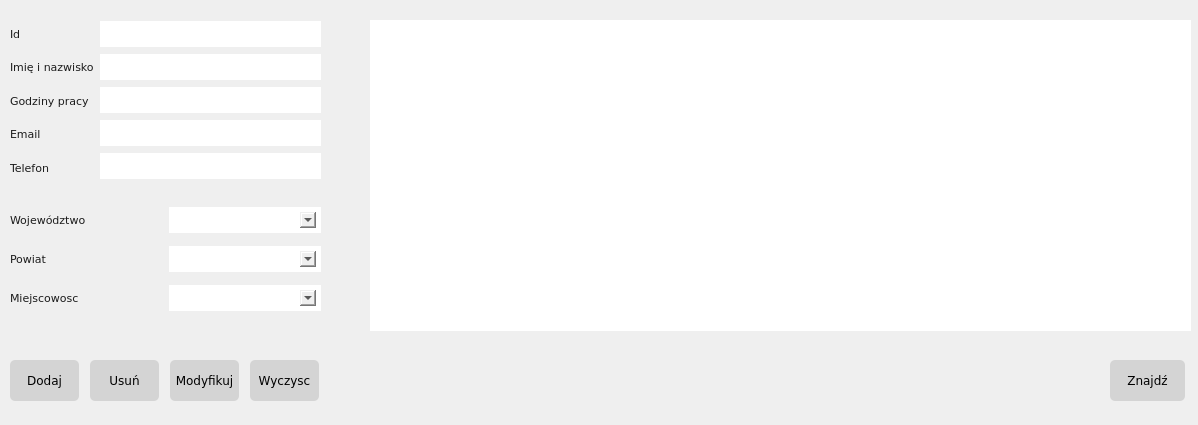
<?xml version="1.0" encoding="UTF-8"?>
<ui version="4.0">
 <class>TraderDialog</class>
 <widget class="QDialog" name="TraderDialog">
  <property name="geometry">
   <rect>
    <x>0</x>
    <y>0</y>
    <width>1198</width>
    <height>425</height>
   </rect>
  </property>
  <property name="minimumSize">
   <size>
    <width>1198</width>
    <height>425</height>
   </size>
  </property>
  <property name="maximumSize">
   <size>
    <width>1198</width>
    <height>425</height>
   </size>
  </property>
  <property name="windowTitle">
   <string>Dialog</string>
  </property>
  <widget class="QWidget" name="layoutWidget_2">
   <property name="geometry">
    <rect>
     <x>10</x>
     <y>200</y>
     <width>311</width>
     <height>121</height>
    </rect>
   </property>
   <layout class="QVBoxLayout" name="verticalLayout">
    <item>
     <layout class="QHBoxLayout" name="horizontalLayout_6">
      <item>
       <widget class="QLabel" name="label_3">
        <property name="font">
         <font>
          <family>Verdana</family>
          <pointsize>8</pointsize>
         </font>
        </property>
        <property name="styleSheet">
         <string notr="true">color: rgb(27, 27, 27);
border: none;</string>
        </property>
        <property name="text">
         <string>Województwo</string>
        </property>
       </widget>
      </item>
      <item>
       <widget class="QComboBox" name="voivodeshipComboBox">
        <property name="styleSheet">
         <string notr="true">border: 5px solid white;</string>
        </property>
        <property name="editable">
         <bool>true</bool>
        </property>
       </widget>
      </item>
     </layout>
    </item>
    <item>
     <layout class="QHBoxLayout" name="horizontalLayout_7">
      <item>
       <widget class="QLabel" name="label_4">
        <property name="font">
         <font>
          <family>Verdana</family>
          <pointsize>8</pointsize>
         </font>
        </property>
        <property name="styleSheet">
         <string notr="true">color: rgb(27, 27, 27);
border: none;</string>
        </property>
        <property name="text">
         <string>Powiat</string>
        </property>
       </widget>
      </item>
      <item>
       <widget class="QComboBox" name="countyComboBox">
        <property name="styleSheet">
         <string notr="true">border: 5px solid white;</string>
        </property>
        <property name="editable">
         <bool>true</bool>
        </property>
       </widget>
      </item>
     </layout>
    </item>
    <item>
     <layout class="QHBoxLayout" name="horizontalLayout_8">
      <item>
       <widget class="QLabel" name="label_5">
        <property name="font">
         <font>
          <family>Verdana</family>
          <pointsize>8</pointsize>
         </font>
        </property>
        <property name="styleSheet">
         <string notr="true">color: rgb(27, 27, 27);
border: none;</string>
        </property>
        <property name="text">
         <string>Miejscowosc</string>
        </property>
       </widget>
      </item>
      <item>
       <widget class="QComboBox" name="cityComboBox">
        <property name="styleSheet">
         <string notr="true">border: 5px solid white;</string>
        </property>
        <property name="editable">
         <bool>true</bool>
        </property>
       </widget>
      </item>
     </layout>
    </item>
   </layout>
  </widget>
  <widget class="QTableView" name="infoTableView">
   <property name="geometry">
    <rect>
     <x>370</x>
     <y>20</y>
     <width>821</width>
     <height>311</height>
    </rect>
   </property>
   <property name="styleSheet">
    <string notr="true">color: rgb(27, 27, 27);
border: none;</string>
   </property>
  </widget>
  <widget class="QWidget" name="layoutWidget">
   <property name="geometry">
    <rect>
     <x>10</x>
     <y>20</y>
     <width>311</width>
     <height>161</height>
    </rect>
   </property>
   <layout class="QHBoxLayout" name="horizontalLayout">
    <item>
     <layout class="QVBoxLayout" name="verticalLayout_3">
      <item>
       <widget class="QLabel" name="label_9">
        <property name="font">
         <font>
          <family>Verdana</family>
          <pointsize>8</pointsize>
         </font>
        </property>
        <property name="styleSheet">
         <string notr="true">color: rgb(27, 27, 27);
border: none;</string>
        </property>
        <property name="text">
         <string>Id</string>
        </property>
       </widget>
      </item>
      <item>
       <widget class="QLabel" name="label">
        <property name="font">
         <font>
          <family>Verdana</family>
          <pointsize>8</pointsize>
         </font>
        </property>
        <property name="styleSheet">
         <string notr="true">color: rgb(27, 27, 27);
border: none;</string>
        </property>
        <property name="text">
         <string>Imię i nazwisko</string>
        </property>
       </widget>
      </item>
      <item>
       <widget class="QLabel" name="label_2">
        <property name="font">
         <font>
          <family>Verdana</family>
          <pointsize>8</pointsize>
         </font>
        </property>
        <property name="styleSheet">
         <string notr="true">color: rgb(27, 27, 27);
border: none;</string>
        </property>
        <property name="text">
         <string>Godziny pracy</string>
        </property>
       </widget>
      </item>
      <item>
       <widget class="QLabel" name="label_7">
        <property name="font">
         <font>
          <family>Verdana</family>
          <pointsize>8</pointsize>
         </font>
        </property>
        <property name="styleSheet">
         <string notr="true">color: rgb(27, 27, 27);
border: none;</string>
        </property>
        <property name="text">
         <string>Email</string>
        </property>
       </widget>
      </item>
      <item>
       <widget class="QLabel" name="label_8">
        <property name="font">
         <font>
          <family>Verdana</family>
          <pointsize>8</pointsize>
         </font>
        </property>
        <property name="styleSheet">
         <string notr="true">color: rgb(27, 27, 27);
border: none;</string>
        </property>
        <property name="text">
         <string>Telefon</string>
        </property>
       </widget>
      </item>
     </layout>
    </item>
    <item>
     <layout class="QVBoxLayout" name="verticalLayout_2">
      <item>
       <widget class="QLineEdit" name="lineEdit">
        <property name="styleSheet">
         <string notr="true">border: 5px solid white;</string>
        </property>
        <property name="readOnly">
         <bool>true</bool>
        </property>
       </widget>
      </item>
      <item>
       <widget class="QLineEdit" name="nameLineEdit">
        <property name="styleSheet">
         <string notr="true">border: 5px solid white;</string>
        </property>
       </widget>
      </item>
      <item>
       <widget class="QLineEdit" name="workHoursLineEdit">
        <property name="styleSheet">
         <string notr="true">border: 5px solid white;</string>
        </property>
       </widget>
      </item>
      <item>
       <widget class="QLineEdit" name="emailLineEdit">
        <property name="styleSheet">
         <string notr="true">border: 5px solid white;</string>
        </property>
       </widget>
      </item>
      <item>
       <widget class="QLineEdit" name="phoneLineEdit">
        <property name="styleSheet">
         <string notr="true">border: 5px solid white;</string>
        </property>
       </widget>
      </item>
     </layout>
    </item>
   </layout>
  </widget>
  <widget class="QPushButton" name="cleanPushButton">
   <property name="geometry">
    <rect>
     <x>250</x>
     <y>360</y>
     <width>69</width>
     <height>41</height>
    </rect>
   </property>
   <property name="font">
    <font>
     <family>Verdana</family>
    </font>
   </property>
   <property name="styleSheet">
    <string notr="true">QPushButton {
	border-radius: 5px;
	background-color: rgb(212, 212, 212);
}


QPushButton:pressed {
	
	background-color: rgb(167, 167, 167);
}</string>
   </property>
   <property name="text">
    <string>Wyczysc</string>
   </property>
  </widget>
  <widget class="QPushButton" name="addPushButton">
   <property name="geometry">
    <rect>
     <x>10</x>
     <y>360</y>
     <width>69</width>
     <height>41</height>
    </rect>
   </property>
   <property name="font">
    <font>
     <family>Verdana</family>
    </font>
   </property>
   <property name="styleSheet">
    <string notr="true">QPushButton {
	border-radius: 5px;
	background-color: rgb(212, 212, 212);
}


QPushButton:pressed {
	
	background-color: rgb(167, 167, 167);
}</string>
   </property>
   <property name="text">
    <string>Dodaj</string>
   </property>
  </widget>
  <widget class="QPushButton" name="deletePushButton">
   <property name="geometry">
    <rect>
     <x>90</x>
     <y>360</y>
     <width>69</width>
     <height>41</height>
    </rect>
   </property>
   <property name="font">
    <font>
     <family>Verdana</family>
    </font>
   </property>
   <property name="styleSheet">
    <string notr="true">QPushButton {
	border-radius: 5px;
	background-color: rgb(212, 212, 212);
}


QPushButton:pressed {
	
	background-color: rgb(167, 167, 167);
}</string>
   </property>
   <property name="text">
    <string>Usuń</string>
   </property>
  </widget>
  <widget class="QPushButton" name="modifyPushButton">
   <property name="geometry">
    <rect>
     <x>170</x>
     <y>360</y>
     <width>69</width>
     <height>41</height>
    </rect>
   </property>
   <property name="font">
    <font>
     <family>Verdana</family>
    </font>
   </property>
   <property name="styleSheet">
    <string notr="true">QPushButton {
	border-radius: 5px;
	background-color: rgb(212, 212, 212);
}


QPushButton:pressed {
	
	background-color: rgb(167, 167, 167);
}</string>
   </property>
   <property name="text">
    <string>Modyfikuj</string>
   </property>
  </widget>
  <widget class="QPushButton" name="findPushButton">
   <property name="geometry">
    <rect>
     <x>1110</x>
     <y>360</y>
     <width>75</width>
     <height>41</height>
    </rect>
   </property>
   <property name="font">
    <font>
     <family>Verdana</family>
    </font>
   </property>
   <property name="styleSheet">
    <string notr="true">QPushButton {
	border-radius: 5px;
	background-color: rgb(212, 212, 212);
}


QPushButton:pressed {
	
	background-color: rgb(167, 167, 167);
}</string>
   </property>
   <property name="text">
    <string>Znajdź</string>
   </property>
  </widget>
 </widget>
 <resources/>
 <connections/>
</ui>
